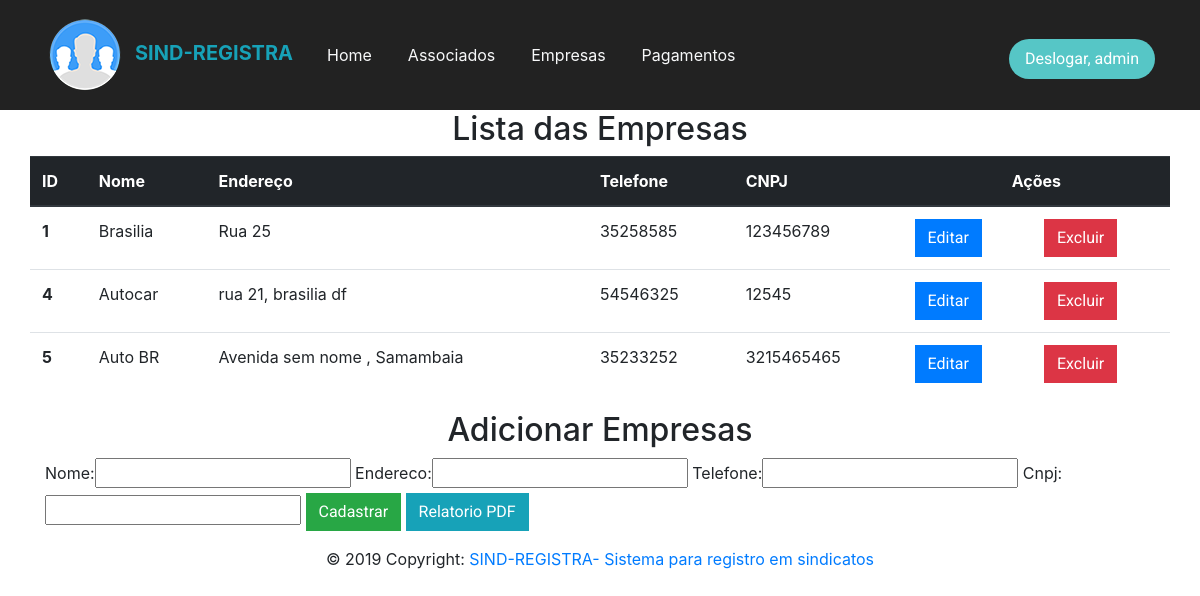
Screenshot of /empresas/ (signed in) with the database file from the repository.
### core/models.py (models this page shows, shortened)
class Empresa(models.Model):
    nome = models.CharField(max_length=100)
    endereco= models.CharField(max_length=100)
    telefone = models.CharField(max_length=12)
    cnpj = models.CharField(max_length=12)

### core/views.py (the view)
# urls.py: path('empresas/', lista_empresas, name = 'core_lista_empresas'),
@login_required
def lista_empresas(request):
    empresas = Empresa.objects.all()
    form = EmpresaForm()
    return render(request, 'core/lista_empresas.html', {'empresas': empresas, 'form': form})

### core/forms.py
class EmpresaForm(ModelForm):
  class Meta:
    model = Empresa
    fields = "__all__"

### core/templates/core/lista_empresas.html (shortened to what this page needs)
{% extends 'base.html' %}
{% load bootstrap %}
{% block conteudo %}
                <div class="col-md-auto">
                                <h2 class="text-center">Lista das Empresas</h2>
                         <table class="table">
                            <thead class="thead-dark">
                               <tr>
                             <th scope="col">ID</th>
                           <th scope="col">Nome</th>
                            <th scope="col">Endereço</th>
                            <th scope="col">Telefone</th>
                           <th scope="col">CNPJ</th>
                           <th colspan = '2' style="text-align:center" scope="col">Ações</th>
                             </tr>
                         </thead>
                         <tbody>
                                 {% for empresa in empresas %}
                                 <tr>
                         <th scope="row">{{empresa.id}}</th>
                         <td>{{empresa.nome}}</td>
                           <td>{{empresa.endereco}}</td>
                            <td>{{empresa.telefone}}</td>
                          <td>{{empresa.cnpj}}</td>
                           <td><a href="{% url 'core_empresa_update' empresa.id %}" class="btn btn-primary">Editar</td>
                      <td><a href="{% url 'core_empresa_delete' empresa.id %}" class="btn btn-danger">Excluir</td>
                          </tr>
                            {% endfor %}
                      </tbody>
                         </table>
                          <div class="container">
                          <div class="row justify-content-md-center">
                          <div class="col-md-auto">
                        <h2 class="text-center">Adicionar Empresas</h2>
                </div>
                </div>
                           <form action="{% url 'core_empresa_novo' %}" method="POST">
                          {{form|bootstrap }}
                           <button type="submit" class="btn btn-success">Cadastrar</button>
                                 <a class="btn btn-info" href="{% url 'relatorio_pdf' %}">Relatorio PDF</a>
                         </form>
         </div>
<!DOCTYPE html>
<html lang="pt-br">
<head>
</head>
<body>
                </div>
</body>
{% endblock conteudo %}

### templates/base.html (shortened to what this page needs)
{% load staticfiles %}
<!DOCTYPE html>
<html>
<head>
    <link rel="stylesheet" href="{% static 'css/bootstrap.min.css' %}">
    <link rel="stylesheet" href="{% static 'css/Navigation-with-Button.css' %}">
    <link rel="stylesheet" href="{% static 'css/sticky-dark-top-nav-with-dropdown.css' %}">
    <link rel="stylesheet" href="{% static 'css/styles.css' %}">
</head>
<body>
    <nav class="navbar navbar-light navbar-expand-md navbar-fixed-top navigation-clean-button">
        <div class="container"><a class="navbar-brand" href=""><span class="text-info"><img class="img-fluid" src="{% static 'img/profile.png' %}" width="100" height="100" style="width: 100;height: 100;">SIND-REGISTRA</span> </a>
            <div
                class="collapse navbar-collapse" id="navcol-1">
                <ul class="nav navbar-nav nav-right">
                    <li class="nav-item" role="presentation"><a class="nav-link text-capitalize text-light" href="/">Home</a></li>
                    <li class="nav-item" role="presentation"><a class="nav-link text-capitalize text-light" href="{% url 'core_lista_associados' %}">Associados</a></li>
                    <li class="nav-item" role="presentation"><a class="nav-link text-capitalize text-light" href="{% url 'core_lista_empresas' %}">Empresas</a></li>
                    <li class="nav-item" role="presentation"><a class="nav-link text-capitalize text-light" href="{% url 'core_lista_pagamentos' %}">Pagamentos</a></li>
                </ul>
                {% if user.is_authenticated %}
                <p class="ml-auto navbar-text actions">
                    <a class="btn btn-primary action-button" role="button" href="{% url 'logout'%}">Deslogar, {{ user }}</a></p>
                {% endif %}
        </div>
        </div>
    </nav>
    <div class="container-fluid">
     {% block conteudo %}{% endblock conteudo %}
     <div class="footer-copyright text-center py-3">© 2019 Copyright:
            <a href="http://127.0.0.1:8000"> SIND-REGISTRA- Sistema para registro em sindicatos</a>
          </div>
</body>
</html>

### static/css/Navigation-with-Button.css (style rules this page uses)
.navigation-clean-button { background: #fff; padding-top: .75rem; padding-bottom: .75rem; color: #333; border-radius: 0; box-shadow: none; border: none; margin-bottom: 0; }
@media (min-width:768px) { .navigation-clean-button { padding-top: 1rem; padding-bottom: 1rem; } }
.navigation-clean-button .navbar-brand { font-weight: bold; color: inherit; }
.navigation-clean-button .navbar-collapse, .navigation-clean-button .form-inline { border-top-color: #ddd; }
.navigation-clean-button.navbar .navbar-nav .nav-link { padding-left: 18px; padding-right: 18px; }
.navigation-clean-button.navbar-light .navbar-nav .nav-link { color: #465765; }
.navigation-clean-button .navbar-text .action-button, .navigation-clean-button .navbar-text .action-button:active, .navigation-clean-button .navbar-text .action-button:hover { background: #56c6c6; border-radius: 20px; font-size: inherit; color: #fff; box-shadow: none; border: none; text-shadow: none; padding: .5rem 1rem; transition: background-color 0.25s; font-size: inherit; }

### static/css/sticky-dark-top-nav-with-dropdown.css (style rules this page uses)
.navigation-clean-button { background: #222222; padding-top: 10px; padding-bottom: 10px; color: #f2f5f8; border-radius: 0; box-shadow: none; border: none; margin-bottom: 0; }
.navigation-clean-button .navbar-brand { font-weight: bold; color: inherit; }
.navigation-clean-button .navbar-brand img { height: 100%; display: inline-block; margin-right: 10px; width: auto; }
.navigation-clean-button .navbar-collapse, .navigation-clean-button .navbar-form { border-top-color: #ddd; }
.navigation-clean-button.navbar .navbar-nav > li > a { padding-left: 18px; padding-right: 18px; }
.navigation-clean-button .actions { margin-top: 7px; margin-bottom: 0; }
.navigation-clean-button .action-button, .navigation-clean-button .action-button:active { background: transparent; border-radius: 0; color: #e04c40; box-shadow: none; border: 1px solid #e04c40; text-shadow: none; padding: 10px 22px; transition: background-color 0.25s; }
.navbar { margin-bottom: 0; }
.btn { border-radius: 0; }
.btn { font-family: 'Roboto'; font-weight: 400; }

### rows the page displays
Empresa: id "1", nome "Brasilia", endereco "Rua 25", telefone "35258585", cnpj "123456789"
Empresa: id "4", nome "Autocar", endereco "rua 21, brasilia df", telefone "54546325", cnpj "12545"
Empresa: id "5", nome "Auto BR", endereco "Avenida sem nome , Samambaia", telefone "35233252", cnpj "3215465465"

### other values shown
{{ user }} "admin"
